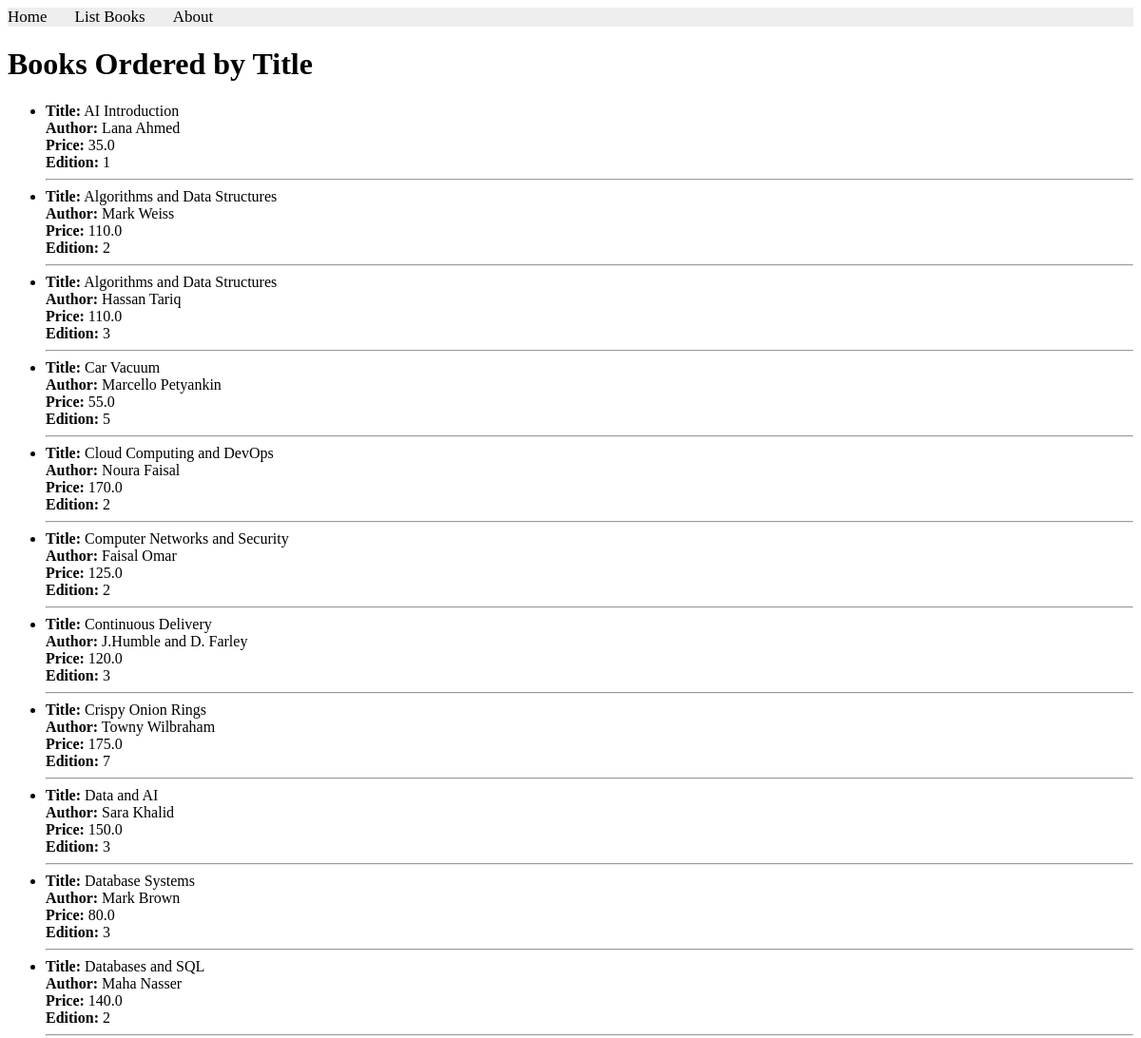
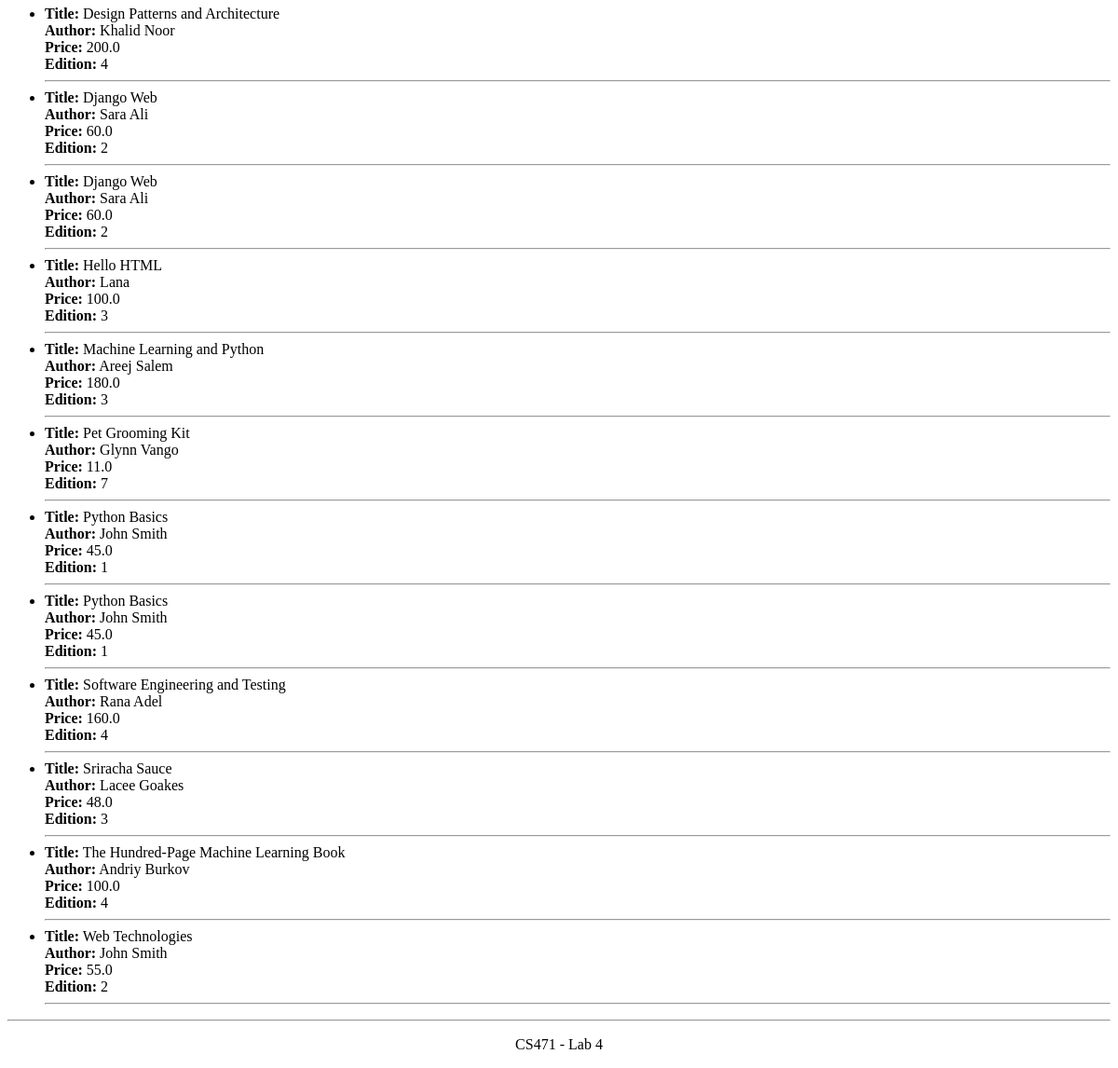
The app's page /books/lab8/task4 with its own data (2 pictures, top to bottom).
### apps/bookmodule/models.py (models this page shows, shortened)
class Book(models.Model):
    title = models.CharField(max_length=100)
    author = models.CharField(max_length=50, blank=True, null=True)
    price = models.FloatField(default=0.0)
    edition = models.SmallIntegerField(default=1)
    quantity = models.IntegerField(default=1)
    pubdate = models.DateTimeField(null=True, blank=True)
    rating = models.SmallIntegerField(default=1)
    publisher = models.ForeignKey(Publisher, null=True, blank=True, on_delete=models.SET_NULL)
    authors = models.ManyToManyField(Author, blank=True)

### apps/bookmodule/views.py (the view)
# urls.py: path('lab8/task4', views.lab8_task4, name="books.lab8_task4"),
def lab8_task4(request):
    books = Book.objects.order_by('title')
    return render(request, "bookmodule/lab8_task4.html", {'books': books})

### apps/templates/bookmodule/lab8_task4.html (shortened to what this page needs)
{% extends "layouts/base.html" %}
{% block content %}
<h1>Books Ordered by Title</h1>
{% if books %}
    <ul>
        {% for book in books %}
            <li>
                <strong>Title:</strong> {{ book.title }} <br>
                <strong>Author:</strong> {{ book.author }} <br>
                <strong>Price:</strong> {{ book.price }} <br>
                <strong>Edition:</strong> {{ book.edition }}
            </li>
            <hr>
        {% endfor %}
    </ul>
{% else %}
    <p>No books found.</p>
{% endif %}
{% endblock content %}

### records on screen
Book: title "AI Introduction", author "Lana Ahmed", price "35.0", edition "1"
Book: title "Algorithms and Data Structures", author "Mark Weiss", price "110.0", edition "2"
Book: title "Algorithms and Data Structures", author "Hassan Tariq", price "110.0", edition "3"
Book: title "Car Vacuum", author "Marcello Petyankin", price "55.0", edition "5"
Book: title "Cloud Computing and DevOps", author "Noura Faisal", price "170.0", edition "2"
Book: title "Computer Networks and Security", author "Faisal Omar", price "125.0", edition "2"
Book: title "Continuous Delivery", author "J.Humble and D. Farley", price "120.0", edition "3"
Book: title "Crispy Onion Rings", author "Towny Wilbraham", price "175.0", edition "7"
Book: title "Data and AI", author "Sara Khalid", price "150.0", edition "3"
Book: title "Database Systems", author "Mark Brown", price "80.0", edition "3"
Book: title "Databases and SQL", author "Maha Nasser", price "140.0", edition "2"
Book: title "Design Patterns and Architecture", author "Khalid Noor", price "200.0", edition "4"
Book: title "Django Web", author "Sara Ali", price "60.0", edition "2"
Book: title "Django Web", author "Sara Ali", price "60.0", edition "2"
Book: title "Hello HTML", author "Lana", price "100.0", edition "3"
Book: title "Machine Learning and Python", author "Areej Salem", price "180.0", edition "3"
Book: title "Pet Grooming Kit", author "Glynn Vango", price "11.0", edition "7"
Book: title "Python Basics", author "John Smith", price "45.0", edition "1"
Book: title "Python Basics", author "John Smith", price "45.0", edition "1"
Book: title "Software Engineering and Testing", author "Rana Adel", price "160.0", edition "4"
Book: title "Sriracha Sauce", author "Lacee Goakes", price "48.0", edition "3"
Book: title "The Hundred-Page Machine Learning Book", author "Andriy Burkov", price "100.0", edition "4"
Book: title "Web Technologies", author "John Smith", price "55.0", edition "2"
